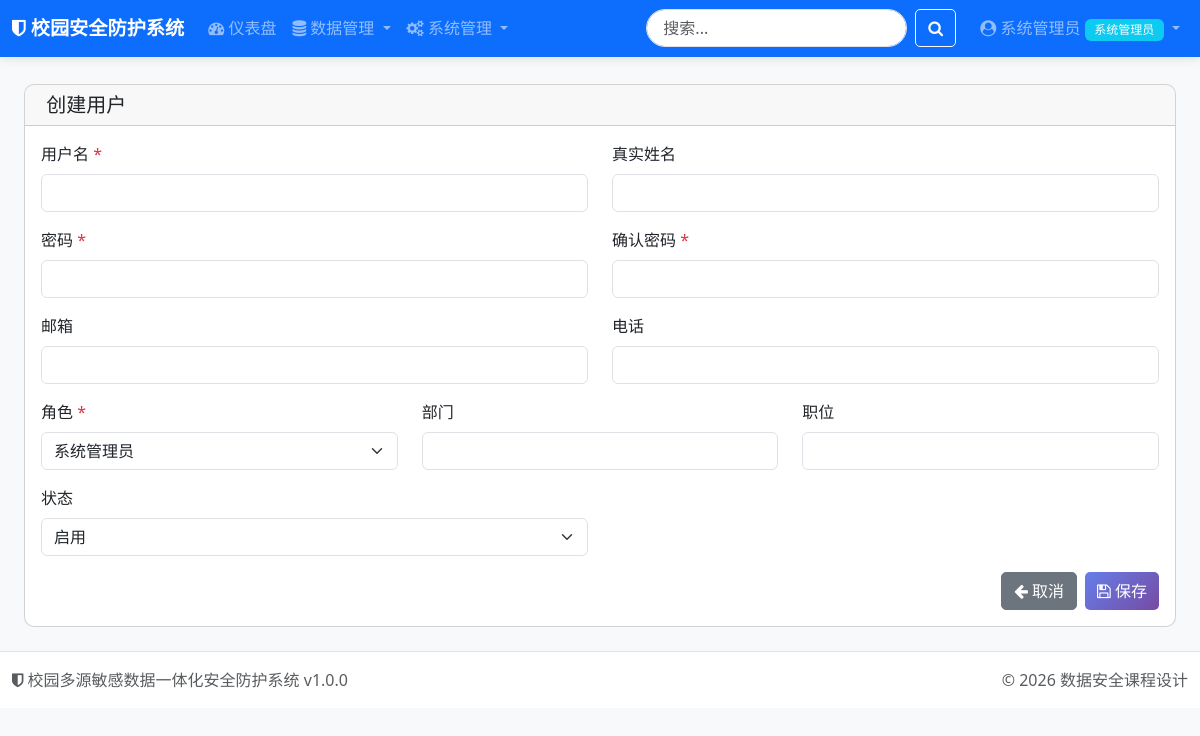
/admin/users/create (signed in), run on the app's committed database.
### tables this page shows
CREATE TABLE users (
                id INTEGER PRIMARY KEY AUTOINCREMENT,
                username VARCHAR(50) UNIQUE NOT NULL,
                password_hash VARCHAR(256) NOT NULL,
                salt VARCHAR(64) NOT NULL,
                real_name VARCHAR(50),
                email VARCHAR(100),
                phone VARCHAR(20),
                role_id INTEGER NOT NULL DEFAULT 3,
                department VARCHAR(100),
                position VARCHAR(50),
                status INTEGER DEFAULT 1,
                login_attempts INTEGER DEFAULT 0,
                last_login DATETIME,
                last_login_ip VARCHAR(45),
                password_changed_at DATETIME DEFAULT CURRENT_TIMESTAMP,
                created_at DATETIME DEFAULT CURRENT_TIMESTAMP,
                updated_at DATETIME DEFAULT CURRENT_TIMESTAMP,
                created_by INTEGER,
                FOREIGN KEY (role_id) REFERENCES roles(id)
            );

CREATE TABLE roles (
                id INTEGER PRIMARY KEY AUTOINCREMENT,
                name VARCHAR(50) UNIQUE NOT NULL,
                code VARCHAR(50) UNIQUE NOT NULL,
                description VARCHAR(200),
                level INTEGER DEFAULT 0,
                status INTEGER DEFAULT 1,
                created_at DATETIME DEFAULT CURRENT_TIMESTAMP,
                updated_at DATETIME DEFAULT CURRENT_TIMESTAMP
            );

CREATE TABLE permissions (
                id INTEGER PRIMARY KEY AUTOINCREMENT,
                name VARCHAR(100) NOT NULL,
                code VARCHAR(100) UNIQUE NOT NULL,
                resource VARCHAR(50) NOT NULL,
                action VARCHAR(20) NOT NULL,
                description VARCHAR(200),
                created_at DATETIME DEFAULT CURRENT_TIMESTAMP
            );

### app/routes/admin.py (the view, shortened to what this page needs)
@admin_bp.route('/users/create', methods=['GET', 'POST'])
@login_required
@permission_required('user:create')
def create_user():
    roles = rbac.get_all_roles()
    return render_template('admin/user_form.html', roles=roles, title='创建用户')

### app.py (called while the page is built)
@login_manager.user_loader
def load_user(user_id):
    return User.get(user_id)

def register_context_processors():
    @app.context_processor
    def inject_now():
        return {'now': datetime.now()}
    @app.context_processor
    def inject_config():
        return {'config': Config}

### core/auth.py (called while the page is built)
    @property
    def is_authenticated(self) -> bool:
        return True

    def get_role(self) -> Dict[str, Any]:
        if self._role is None:
            from core.database import get_db
            db = get_db()
            self._role = db.fetch_one(
                "SELECT * FROM roles WHERE id = ?",
                (self.role_id,)
            )
        return self._role

    def get_permissions(self) -> List[str]:
        if self._permissions is None:
            from core.database import get_db
            db = get_db()
            results = db.fetch_all(
                """
                SELECT p.code
                FROM permissions p
                JOIN role_permissions rp ON p.id = rp.permission_id
                WHERE rp.role_id = ?
                """,
                (self.role_id,)
            )
            self._permissions = [r['code'] for r in results]
        return self._permissions

    def has_permission(self, permission: str) -> bool:
        return permission in self.get_permissions()

    @staticmethod
    def get(user_id: int) -> Optional['User']:
        from core.database import get_db
        db = get_db()
        user_data = db.fetch_one(
            "SELECT * FROM users WHERE id = ?",
            (user_id,)
        )
        return User(user_data) if user_data else None

### core/database.py (called while the page is built, shortened)
def get_db() -> DatabaseManager:
    if _db_manager is None:
        raise RuntimeError("数据库未初始化，请先调用 init_database()")
    return _db_manager

    def get_connection(self) -> sqlite3.Connection:
        return _local.connection

    def fetch_one(self, query: str, params: tuple = None) -> Optional[Dict]:
        conn = self.get_connection()
        cursor = conn.cursor()
        if params:
            cursor.execute(query, params)
        else:
            cursor.execute(query)
        row = cursor.fetchone()
        return dict(row) if row else None

    def fetch_all(self, query: str, params: tuple = None) -> List[Dict]:
        conn = self.get_connection()
        cursor = conn.cursor()
        if params:
            cursor.execute(query, params)
        else:
            cursor.execute(query)
        rows = cursor.fetchall()
        return [dict(row) for row in rows]

### templates/admin/user_form.html (shortened to what this page needs)
{% extends "base.html" %}
{% block content %}
<div class="container-fluid">
    <div class="row">
        <div class="col-12">
            <div class="card">
                <div class="card-header">
                    <h5 class="card-title mb-0">
                         {{ '编辑用户' if user else '创建用户' }}
                    </h5>
                </div>
                <div class="card-body">
                    <form method="POST" action="{{ url_for('admin.edit_user', user_id=user.id) if user else url_for('admin.create_user') }}">
                        <div class="row">
                            <div class="col-md-6 mb-3">
                                <label for="username" class="form-label">用户名 <span class="text-danger">*</span></label>
                                <input type="text" class="form-control" id="username" name="username"
                                       value="{{ user.username if user else '' }}" {{ 'readonly' if user else '' }} required>
                            </div>
                            <div class="col-md-6 mb-3">
                                <label for="real_name" class="form-label">真实姓名</label>
                                <input type="text" class="form-control" id="real_name" name="real_name"
                                       value="{{ user.real_name if user else '' }}">
                            </div>
                        </div>
                        {% if not user %}
                        <div class="row">
                            <div class="col-md-6 mb-3">
                                <label for="password" class="form-label">密码 <span class="text-danger">*</span></label>
                                <input type="password" class="form-control" id="password" name="password" required>
                            </div>
                            <div class="col-md-6 mb-3">
                                <label for="confirm_password" class="form-label">确认密码 <span class="text-danger">*</span></label>
                                <input type="password" class="form-control" id="confirm_password" name="confirm_password" required>
                            </div>
                        </div>
                        {% endif %}
                        <div class="row">
                            <div class="col-md-6 mb-3">
                                <label for="email" class="form-label">邮箱</label>
                                <input type="email" class="form-control" id="email" name="email"
                                       value="{{ user.email if user else '' }}">
                            </div>
                            <div class="col-md-6 mb-3">
                                <label for="phone" class="form-label">电话</label>
                                <input type="tel" class="form-control" id="phone" name="phone"
                                       value="{{ user.phone if user else '' }}">
                            </div>
                        </div>
                        <div class="row">
                            <div class="col-md-4 mb-3">
                                <label for="role_id" class="form-label">角色 <span class="text-danger">*</span></label>
                                <select class="form-select" id="role_id" name="role_id" required>
                                    {% for role in roles %}
                                    <option value="{{ role.id }}" {{ 'selected' if user and user.role_id == role.id else '' }}>
                                        {{ role.name }}
                                    </option>
                                    {% endfor %}
                                </select>
                            </div>
                            <div class="col-md-4 mb-3">
                                <label for="department" class="form-label">部门</label>
                                <input type="text" class="form-control" id="department" name="department"
                                       value="{{ user.department if user else '' }}">
                            </div>
                            <div class="col-md-4 mb-3">
                                <label for="position" class="form-label">职位</label>
                                <input type="text" class="form-control" id="position" name="position"
                                       value="{{ user.position if user else '' }}">
                            </div>
                        </div>
                        <div class="row">
                            <div class="col-md-6 mb-3">
                                <label for="status" class="form-label">状态</label>
                                <select class="form-select" id="status" name="status">
                                    <option value="1" {{ 'selected' if user and user.status == 1 else '' }}>启用</option>
                                </select>
                            </div>
                        </div>
                        <div class="d-flex justify-content-end">
                            <a href="{{ url_for('admin.users') }}" class="btn btn-secondary me-2">
                                <i class="fa fa-arrow-left"></i> 取消
                            </a>
                            <button type="submit" class="btn btn-primary">
                                <i class="fa fa-save"></i> 保存
                            </button>
                        </div>
                    </form>
                </div>
            </div>
        </div>
    </div>
</div>
{% endblock %}

### templates/base.html (shortened to what this page needs)
<!DOCTYPE html>
<html lang="zh-CN">
<head>
    <link href="https://cdn.jsdelivr.net/npm/bootstrap@5.3.0/dist/css/bootstrap.min.css" rel="stylesheet">
    <link href="https://cdn.jsdelivr.net/npm/font-awesome@4.7.0/css/font-awesome.min.css" rel="stylesheet">
    <link href="{{ url_for('static', filename='css/style.css') }}" rel="stylesheet">
</head>
<body class="bg-light">
    <nav class="navbar navbar-expand-lg navbar-dark bg-primary fixed-top">
        <div class="container-fluid">
            <a class="navbar-brand" href="{{ url_for('main.index') }}">
                <i class="fa fa-shield"></i> 校园安全防护系统
            </a>
            <div class="collapse navbar-collapse" id="navbarNav">
                <ul class="navbar-nav me-auto">
                    <li class="nav-item">
                        <a class="nav-link" href="{{ url_for('main.dashboard') }}">
                            <i class="fa fa-dashboard"></i> 仪表盘
                        </a>
                    </li>
                    <li class="nav-item dropdown">
                        <a class="nav-link dropdown-toggle" href="#" data-bs-toggle="dropdown">
                            <i class="fa fa-database"></i> 数据管理
                        </a>
                    </li>
                    {% if current_user.is_authenticated and current_user.has_permission('user:view') %}
                    <li class="nav-item dropdown">
                        <a class="nav-link dropdown-toggle" href="#" data-bs-toggle="dropdown">
                            <i class="fa fa-cogs"></i> 系统管理
                        </a>
                    </li>
                    {% endif %}
                </ul>
                <form class="d-flex me-3" action="{{ url_for('main.search') }}" method="get">
                    <input class="form-control me-2" type="search" name="q" placeholder="搜索..."
                        value="{{ request.args.get('q', '') }}">
                    <button class="btn btn-outline-light" type="submit">
                        <i class="fa fa-search"></i>
                    </button>
                </form>
                <ul class="navbar-nav">
                    {% if current_user.is_authenticated %}
                    <li class="nav-item dropdown">
                        <a class="nav-link dropdown-toggle" href="#" data-bs-toggle="dropdown">
                            <i class="fa fa-user-circle"></i>
                            {{ current_user.real_name or current_user.username }}
                            {% if current_user.get_role() %}
                            <span class="badge bg-info">{{ current_user.get_role()['name'] }}</span>
                            {% endif %}
                        </a>
                    </li>
                    {% else %}
                    <li class="nav-item">
                        <a class="nav-link" href="{{ url_for('auth.login') }}">
                            <i class="fa fa-sign-in"></i> 登录
                        </a>
                    </li>
                    {% endif %}
                </ul>
            </div>
        </div>
    </nav>
    <main class="container-fluid py-4" style="margin-top: 60px;">
        {% block content %}{% endblock %}
    </main>
    <footer class="footer mt-auto py-3 bg-white border-top">
        <div class="container-fluid">
            <div class="row">
                <div class="col-md-6">
                    <span class="text-muted">
                        <i class="fa fa-shield"></i> 校园多源敏感数据一体化安全防护系统 v1.0.0
                    </span>
                </div>
                <div class="col-md-6 text-end">
                    <span class="text-muted">
                        © 2026 数据安全课程设计
                    </span>
                </div>
            </div>
        </div>
    </footer>
</body>
</html>

### static/css/style.css (style rules this page uses)
:root { --primary-color: #667eea; --secondary-color: #764ba2; --success-color: #28a745; --danger-color: #dc3545; --warning-color: #ffc107; --info-color: #17a2b8; }
body { font-family: 'Segoe UI', 'Microsoft YaHei', sans-serif; background-color: #f5f7fa; min-height: 100vh; }
.navbar { box-shadow: 0 2px 10px rgba(0, 0, 0, 0.1); }
.navbar-brand { font-weight: 600; font-size: 1.2rem; }
.nav-link { transition: all 0.3s ease; }
.card { border-radius: 10px; transition: all 0.3s ease; }
.card-header { border-radius: 10px 10px 0 0 !important; }
.btn { border-radius: 5px; transition: all 0.3s ease; }
.btn-primary { background: linear-gradient(135deg, #667eea 0%, #764ba2 100%); border: none; }
.badge { font-weight: 500; padding: 0.4em 0.8em; }
.footer { background-color: white; border-top: 1px solid #e9ecef; }
.form-control[type="search"] { border-radius: 20px; padding-left: 1rem; }

### data on the page
users: real_name "系统管理员"
roles: name "系统管理员"
permissions: name "创建用户"

### other printed values
form field role_id "系统管理员"
